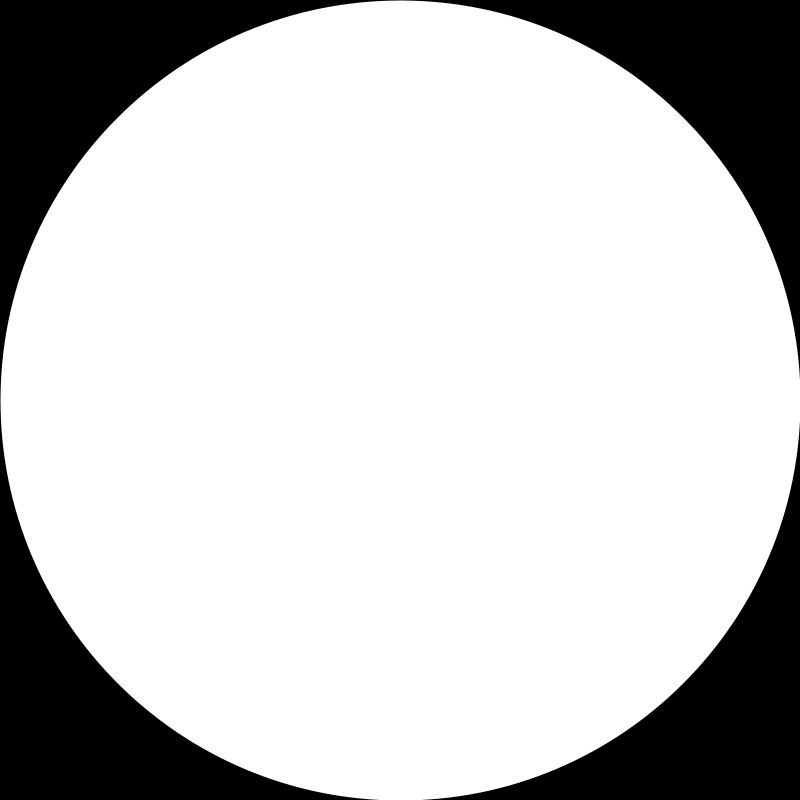
Frame 1 (no input)
Frame 60 (the mouse pressed at the canvas centre just before this capture): identical to frame 1, image omitted
Frame 120 (the mouse held since frame 60 and released just before this capture): identical to frame 1, image omitted

The Processing sketch that drew this single still picture (run headless with seeded random() and noise(); from frame 60 on, the mouse is pressed at the canvas centre):

// Processing sketch: s005_transformations2
// ── s005_transformations2.pde
void setup() {
  size(800,800);
}

void draw() {
   translate(width/2, height/2);
   scale(width, height);
   float r = 1;
   ellipse(0,0, r*2,r*2);
}
